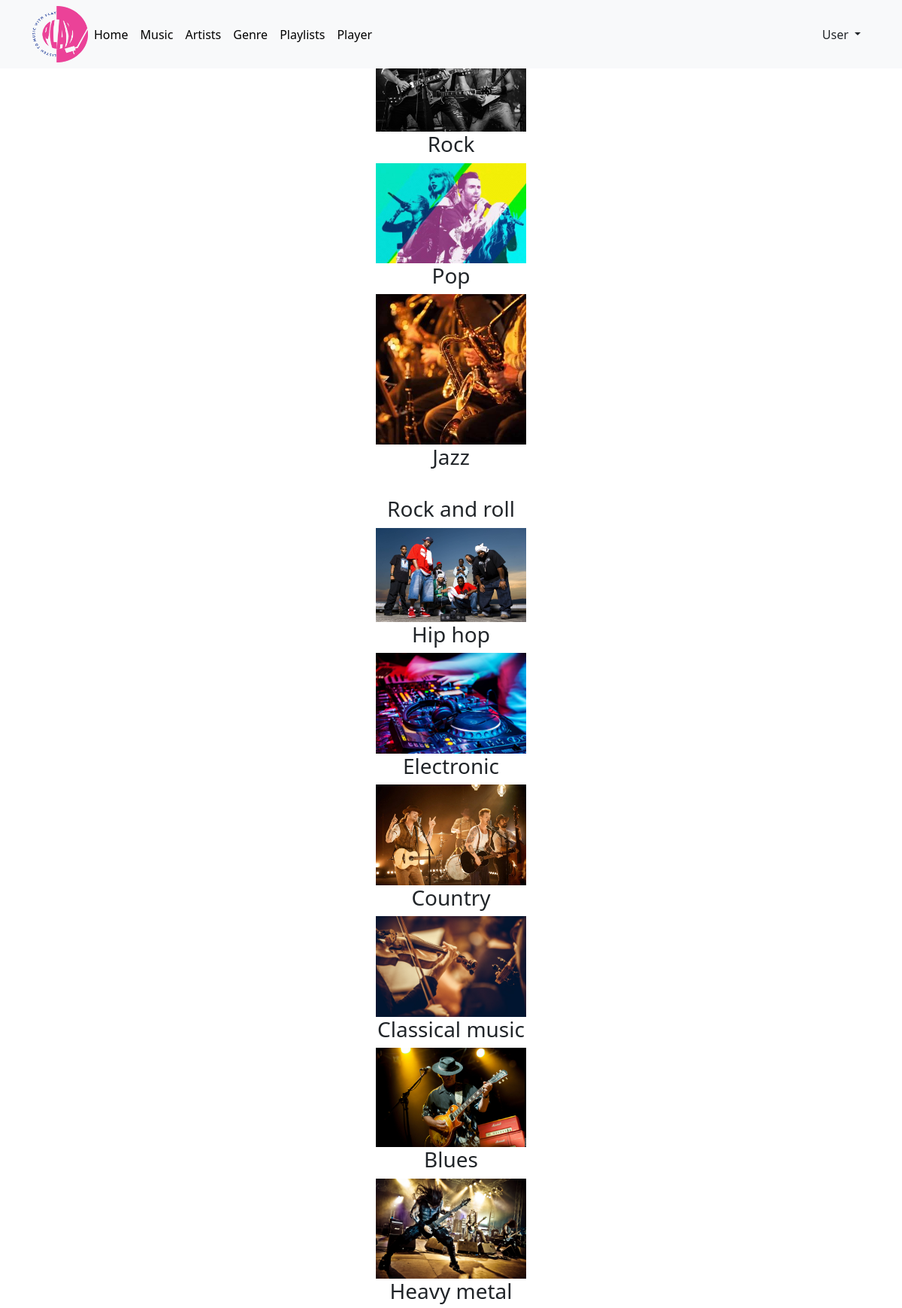
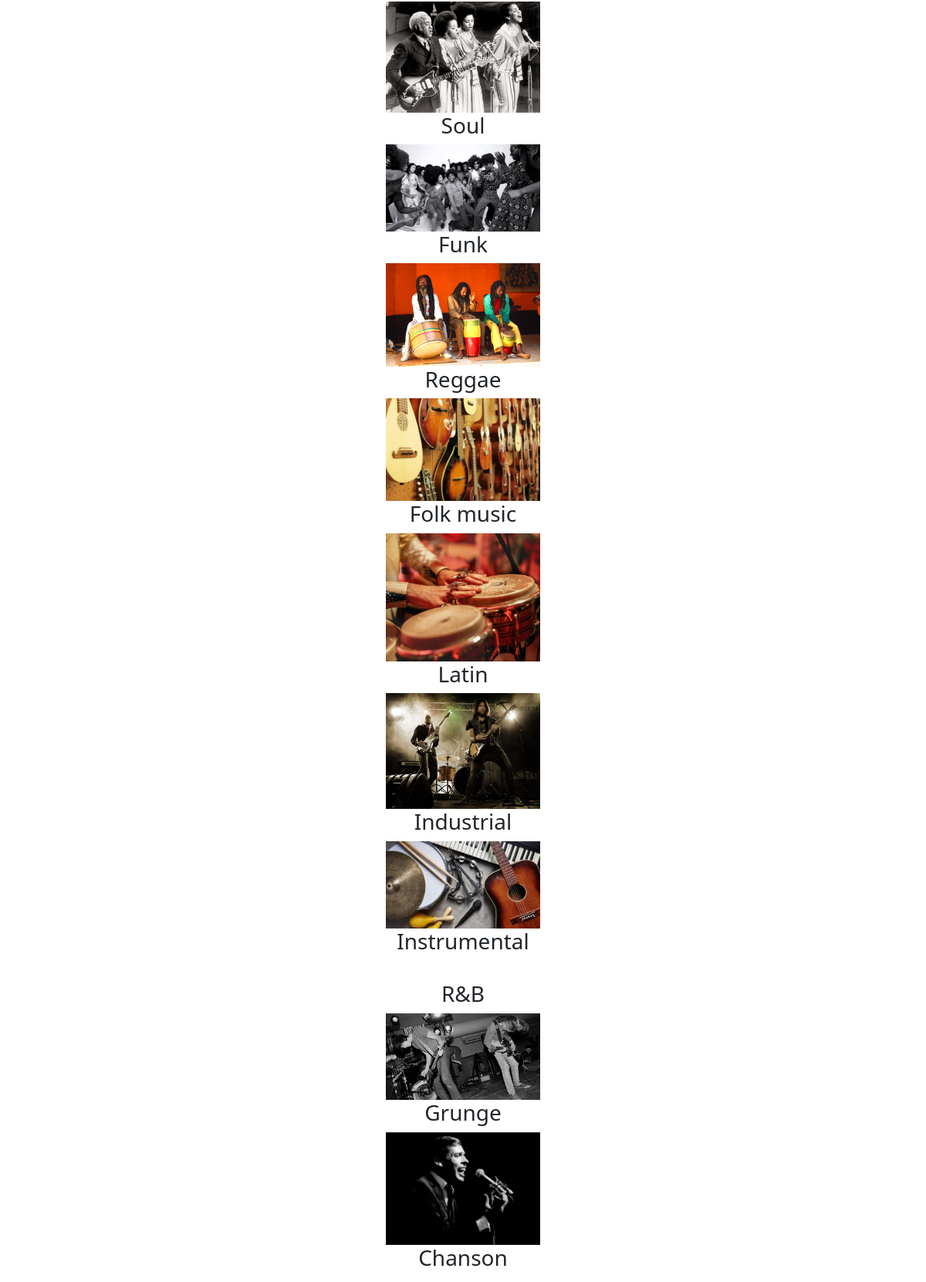
The page / (upper part) on the database its author committed (2 pictures, top to bottom).
### genre_app/models.py (models this page shows, shortened)
class Genre(models.Model):
    name = models.CharField(max_length=155)
    image = models.ImageField(upload_to=upload_image, blank=True)
    slug = models.SlugField(max_length=255, unique=True, db_index=True, verbose_name='URL', default=uuid.uuid1)

### base_app/views.py (the view)
# urls.py: path("", views.IndexView.as_view(), name="index"),
class IndexView(TemplateView):
    template_name = "../templates/base_app/index.html"
    def get_context_data(self, **kwargs: Any):
        context = super().get_context_data(**kwargs)
        music = Music.objects.all().order_by('-pk')
        context['genres'] = Genre.objects.all()
        if music:
            music = sorted(music, key=lambda x: len(x.users_liked_post.all()))
            context['trending_songs'] = music[::-1][:5]
            recomended_ = [i.artist.all() for i in music]
            merged = list(set(itertools.chain.from_iterable(recomended_)))
            context['recomended_artists'] = merged[:5]
        return context

### music_app/models.py (called while the page is built)
    def get_absolute_url(self):
        return reverse('music_app:detail', kwargs={'slug': self.slug})

### singer_app/models.py (called while the page is built)
    def get_absolute_url(self):
        return reverse('singer_app:detail', kwargs={'slug': self.slug})

### templates/base_app/index.html (shortened to what this page needs)
{% extends "includes/base.html" %}
{% load static %}
{% block content  %}
<h3>Genre</h3>
<div class="swiper">
  <div class="swiper-wrapper">
    {% for genre in genres %}
    <div class="swiper-slide">
      <div class="col-lg-3 col-md-4 col-sm-12 block">
        <div class="singer_box">
            <div class="singer_image">
                <a href="{% url 'genre_app:detail' genre.slug %}">
                    <img src="{% if genre.image %}{{ genre.image.url }}{% endif %}" alt="" width="200">
                </a>
            </div>
            <div class="singer_name"><h3 class="name">{{ genre.name }}</h3></div>
        </div>
      </div>
    </div>
    {% endfor %}
  </div>
</div>
{% endblock %}

### static_files/static/css/style.css (style rules this page uses)
* { margin: 0; padding: 0; list-style: none; text-decoration: none; box-sizing: border-box; }
html { height: 100%; width: 100%; }
body { overflow-x: hidden; height: 100%; background-color: #fff; }
.swiper-slide { text-align: center; font-size: 18px; background: #fff; display: flex; justify-content: center; align-items: center; }

### rows shown on the page
Genre: image (picture), name "Rock"
Genre: image (picture), name "Pop"
Genre: image (picture), name "Jazz"
Genre: name "Rock and roll"
Genre: image (picture), name "Hip hop"
Genre: image (picture), name "Electronic"
Genre: image (picture), name "Country"
Genre: image (picture), name "Classical music"
Genre: image (picture), name "Blues"
Genre: image (picture), name "Heavy metal"
Genre: image (picture), name "Soul"
Genre: image (placeholder picture), name "Funk"
Genre: image (picture), name "Reggae"
Genre: image (picture), name "Folk music"
Genre: image (picture), name "Latin"
Genre: image (picture), name "Industrial"
Genre: image (picture), name "Instrumental"
Genre: name "R&B"
Genre: image (placeholder picture), name "Grunge"
Genre: image (picture), name "Chanson"
